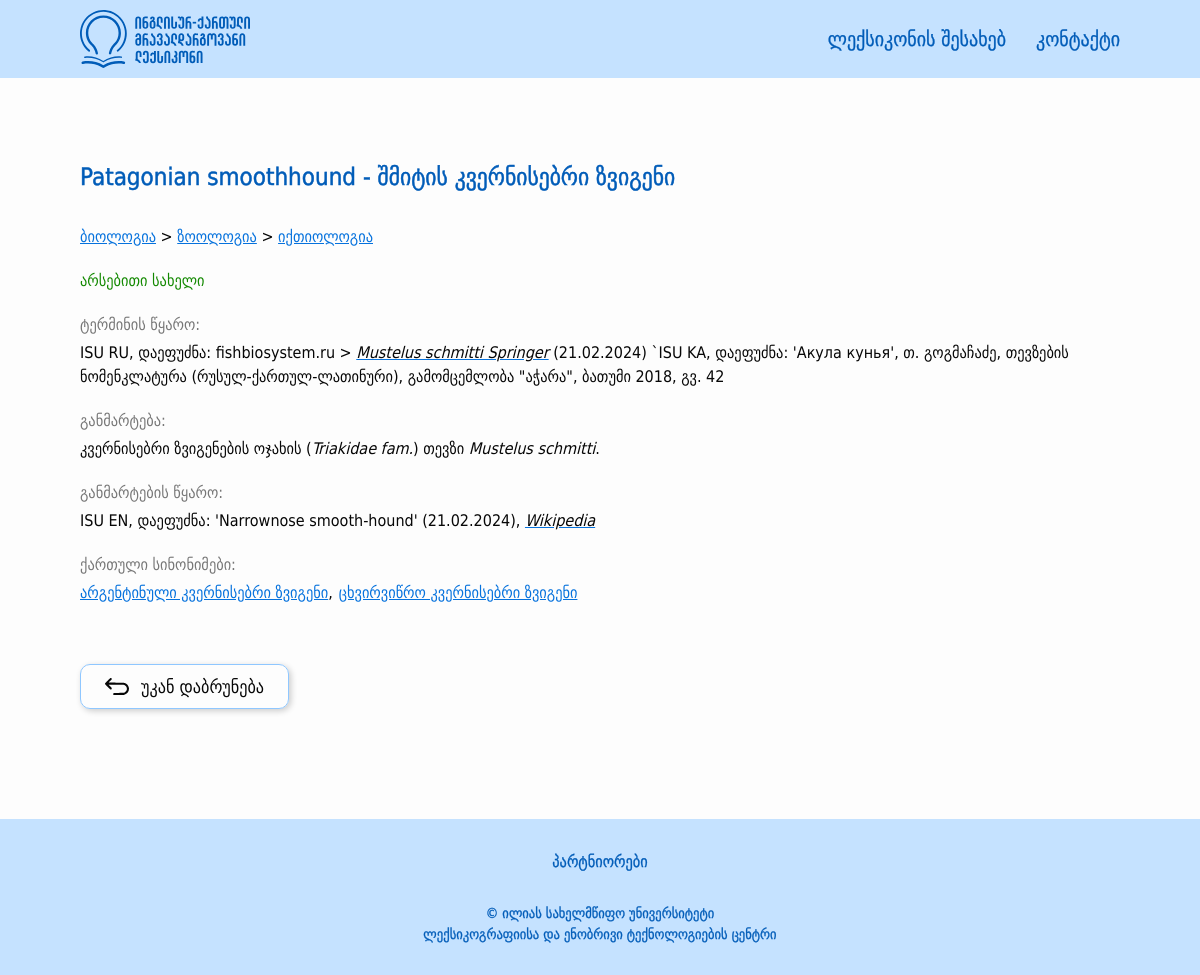
The app's page /term_detail/5 with its own data.
### src/models/terms.py (models this page shows, shortened)
class Term(BaseModel):
    __tablename__ = 'terms'
    id = db.Column(db.Integer, primary_key=True)
    geo_word = db.Column(db.String(100), nullable=False)
    eng_word = db.Column(db.String(100), nullable=False)
    grammar_form = db.Column(db.String(50), nullable=True)
    term_source = db.Column(db.Text, nullable=False)
    definition = db.Column(db.Text, nullable=False)
    definition_source = db.Column(db.Text, nullable=False)
    term_type = db.Column(db.String(50), nullable=True)
    context = db.Column(db.Text, nullable=True)
    context_source = db.Column(db.Text, nullable=True)
    comment = db.Column(db.Text, nullable=True)
    stylistic_label = db.Column(db.String(50), nullable=True)
    is_active = db.Column(db.Boolean, default=True)
    category = db.relationship("Category", secondary="terms_categories", backref="terms")
    english_connections = db.relationship("EnglishSynonym", back_populates="term")
    def get_synonyms(self, is_english=False):
        connections = ConnectedTerm.query.filter(ConnectedTerm.is_synonym == True, (ConnectedTerm.term1_id == self.id) | (ConnectedTerm.term2_id == self.id), ConnectedTerm.is_english == is_english).all()
        synonym_ids = [connection.term1_id if connection.term1_id != self.id else connection.term2_id for connection in connections]
        synonyms = Term.query.filter(Term.id.in_(synonym_ids)).all()
        return synonyms
    def get_related_terms(self):
        connections = ConnectedTerm.query.filter(ConnectedTerm.is_synonym == False, (ConnectedTerm.term1_id == self.id) | (ConnectedTerm.term2_id == self.id)).all()
        connected_term_ids = [connection.term1_id if connection.term1_id != self.id else connection.term2_id for connection in connections]
        related_terms = Term.query.filter(Term.id.in_(connected_term_ids)).all()
        return related_terms
    def get_category_tree(self):
        category_trees = []
        for category in self.category:
            categories = category.get_parents()
            categories.append(category)
            category_trees.append(categories)
        branched_tree = {}
        for category_tree in category_trees:
            current_dict = branched_tree
            for category in category_tree:
                if category not in current_dict:
                    current_dict[category] = {}
                current_dict = current_dict[category]
        return branched_tree

class Category(BaseModel):
    __tablename__ = "categories"
    id = db.Column(db.Integer, primary_key=True)
    name = db.Column(db.String(50), nullable=False)
    parent_id = db.Column(db.Integer, db.ForeignKey("categories.id"), nullable=True)
    is_active = db.Column(db.Boolean, default=True)
    children = db.relationship('Category', backref=db.backref('parent', remote_side=[id]), order_by="Category.name.asc()")
    def get_parents(self):
        parents = []
        if self.parent:
            parents.extend(self.parent.get_parents())
            parents.append(self.parent)
        return parents

### src/views/main/routes.py (the view)
@main_blueprint.route("/term_detail/<int:term_id>")
def term_detail(term_id):
    items = About.query.all()
    term = Term.query.filter(Term.id == term_id, Term.is_active == True, Term.category.any(Category.is_active == True)).first_or_404()
    return render_template("main/term_detail.html", term=term, items=items)

### src/templates/main/term_detail.html (shortened to what this page needs)
{% extends 'layouts/base.html' %}
{% from "macros.html" import render_subcategories %}
{% block content %}
    <div class="main-outer edge-padding">
        <main class="main-content width-limiter">
            <article class="term-word-container">
                <h1 class="term-word-detail">{{ term.eng_word }} - {{ term.geo_word }}</h1>
                {% set categories = term.get_category_tree() %}
                {% for category in categories.keys() %}
                    <div class="field">
                        <a href="{{ url_for('main.home', categories=category.id) }}," style="display: inline-block;">
                            {{ category.name }}
                        </a>
                        {% for subcategory in categories.values() if subcategory %}
                            > {{ render_subcategories(subcategory) }}
                        {% endfor %}
                    </div>
                {% endfor %}
                {% if term.grammar_form %}
                    <div class="term-word-type abbr-support">{{ term.grammar_form }}</div>
                {% endif %}
                {% if term.term_source %}
                    <section class="term-source">
                        <h2>ტერმინის წყარო:</h2>
                        <p class="abbr-support"> {{ term.term_source|safe }} </p>
                    </section>
                {% endif %}
                <section class="term-definition">
                    <h2>განმარტება:</h2>
                    <p class="abbr-support"> {{ term.definition|safe }} </p>
                </section>
                {% if term.definition_source %}
                    <section class="term-definition-source">
                        <h2>განმარტების წყარო:</h2>
                        <p class="abbr-support"> {{ term.definition_source|safe }} </p>
                    </section>
                {% endif %}
                {% set synonyms = term.get_synonyms() %}
                {% if synonyms %}
                    <section class="term-synonyms">
                        <h2>ქართული სინონიმები:</h2>
                        <ul>
                            {% for synonym in synonyms %}
                                <li>
                                    <a href="{{ url_for('main.term_detail', term_id=synonym.id) }}">{{ synonym.geo_word }}</a>
                                    {%- if not loop.last -%}
                                        ,
                                    {% endif %}
                                </li>
                            {% endfor %}
                        </ul>
                    </section>
                {% endif %}
                {% set english_synonyms = term.get_synonyms(is_english=True) %}
                {% set related_terms = term.get_related_terms() %}
                <a class="go-back-button-container" href="{{ url_for('main.home') }}">
                    <button type="button" class="go-back-button">
                        <img src="{{ url_for('static', filename='images/' + 'go-back.svg') }}" alt="Go back"/>
                    </button>
                    <span>უკან დაბრუნება</span>
                </a>
            </article>
        </main>
    </div>
{% endblock %}

### src/templates/layouts/base.html (shortened to what this page needs)
<!doctype html>
<html lang="ka">
<head>
    <link href="{{ url_for('static', filename='styles/global.css') }}" rel="stylesheet"/>
    <link href="{{ url_for('static', filename='styles/shared.css') }}" rel="stylesheet"/>
    <link href="{{ url_for('static', filename='styles/other.css') }}" rel="stylesheet"/>
    <link href="{{ url_for('static', filename='styles/main.css') }}" rel="stylesheet"/>
    <link href="{{ url_for('static', filename='styles/word.css') }}" rel="stylesheet"/>
</head>
<body>
{% include 'layouts/navbar.html' %}
{% block content %}
{% endblock %}
{% include 'layouts/footer.html' %}
</body>
</html>

### src/templates/macros.html (shortened to what this page needs)
{% macro is_active(page) %}
    {% if request.endpoint.endswith(page) %}
        active-nav-link
    {% else %}
        nav-link
    {% endif %}
{% endmacro %}
{% macro render_subcategories(subcategories) %}
    {% for subcategory in subcategories.keys() %}
        <a href="{{ url_for('main.home', categories=subcategory.id) }}," style="display: inline-block;">
            {{ subcategory.name }}
        </a>
        {% if subcategories[subcategory].values() %}
            > {{ render_subcategories(subcategories[subcategory]) }}
        {% endif %}
    {% endfor %}
{% endmacro %}

### src/templates/layouts/navbar.html (shortened to what this page needs)
{% from "macros.html" import is_active %}
<header class="header edge-padding">
    <div class="header-content width-limiter">
        <a href="{{ url_for('main.home') }}">
            <img class="logo" src="{{ url_for('static', filename='images/logo.svg') }}" alt="logo"/>
        </a>
        <nav class="desktop-nav">
            <a href="{{ url_for('main.about') }}" class="{{  is_active('about') }}">ლექსიკონის შესახებ</a>
            <a href="{{ url_for('main.contact') }}" class="{{ is_active('contact') }}">კონტაქტი</a>
        </nav>
    </div>
</header>

### src/templates/layouts/footer.html (shortened to what this page needs)
<footer class="footer edge-padding">
    <div class="footer-content width-limiter">
        <div class="partner-group">
            <h6 class="partner-title">პარტნიორები</h6>
        </div>
    </div>
    <span class="copyright">© ილიას სახელმწიფო უნივერსიტეტი&#10;ლექსიკოგრაფიისა და ენობრივი ტექნოლოგიების ცენტრი</span>
</footer>

### src/static/styles/global.css (style rules this page uses)
:root { --color-light-blue: 197, 226, 255; --color-light-blue-2: 143, 199, 255; --color-blue: 6, 114, 221; --color-blue-1: 81, 168, 255; --color-blue-2: 0, 92, 184; --color-white: 253, 253, 253; --color-black: 7, 7, 7; --color-gray: 119, 119, 119; --color-gray-2: 237, 237, 237; --color-green: 19, 137, 0; --color-red: 229, 0, 0; }
*, *::before, *::after { box-sizing: border-box; }
* { margin: 0; }
body { line-height: 1.5; -webkit-font-smoothing: antialiased; }
img, picture, video, canvas, svg { display: block; max-width: 100%; }
input, button, textarea, select { font: inherit; }
p, h1, h2, h3, h4, h5, h6 { overflow-wrap: break-word; }
* { color: rgb(var(--color-black)); font-family: 'DejaVu Sans Condensed', sans-serif; }
body { display: flex; min-height: 100vh; flex-direction: column; background-color: rgb(var(--color-white)); }
ul { list-style: none; padding: 0; margin: 0; }
button { all: unset; cursor: pointer; box-sizing: border-box; }

### src/static/styles/shared.css (style rules this page uses)
.edge-padding { padding: 10px 20px; }
.header { background: rgb(var(--color-light-blue)); padding-top: 14px; padding-bottom: 14px; }
.header .logo { height: 42px; }
.header-content { display: flex; justify-content: space-between; align-items: center; width: full; }
.desktop-nav { display: none; }
.width-limiter { max-width: 1300px; margin: 0 auto; }
.main-outer { padding-top: 60px; padding-bottom: 100px; flex: 1; }
.footer { display: flex; flex-direction: column; align-items: center; gap: 20px; background: rgb(var(--color-light-blue)); padding: 30px; }
.footer-content { display: flex; }
.footer .copyright { -webkit-text-stroke: 0.3px rgb(var(--color-blue-2)); font-size: 14px; color: rgb(var(--color-blue-2)); white-space: pre-wrap; text-align: center; }
.footer .partner-group { display: flex; align-items: center; flex-direction: column; justify-content: center; gap: 10px; }
.footer .partner-title { -webkit-text-stroke: 0.3px rgb(var(--color-blue-2)); font-size: 16px; font-weight: 400; color: rgb(var(--color-blue-2)); }
@media screen and (min-width: 768px) { .desktop-nav { display: flex; gap: 30px; } }
@media screen and (min-width: 768px) { .desktop-nav a { transition: all 150ms; text-decoration: none; font-size: 20px; -webkit-text-stroke: 0.3px rgb(var(--color-blue-2)); color: rgb(var(--color-blue-2)); transition: all 150ms; } }
@media screen and (min-width: 768px) { .header { padding-top: 16px; padding-bottom: 16px; } }
@media screen and (min-width: 768px) { .header .logo { height: 58px; } }
@media screen and (min-width: 768px) { .edge-padding { padding: 10px 80px; } }
@media screen and (min-width: 768px) { .main-outer { padding: 80px; padding-bottom: 110px; } }
@media screen and (min-width: 768px) { .footer { padding-top: 30px; padding-bottom: 30px; } }
@media screen and (min-width: 768px) { .footer .partner-group { align-items: center; } }

### src/static/styles/other.css (style rules this page uses)
.main-outer { display: flex; }
main { display: flex; flex: 1; }

### src/static/styles/main.css (style rules this page uses)
.main-content { display: flex; gap: 24px; justify-content: center; }
.term-card .field, a { font-size: 14px; color: rgb(var(--color-blue)); }
@media screen and (min-width: 768px) { .main-content { gap: 30px; } }
@media screen and (min-width: 768px) { .term-card .field, a { font-size: 16px; } }

### records on screen
Term: eng_word "Patagonian smoothhound", geo_word "შმიტის კვერნისებრი ზვიგენი", grammar_form "არსებითი სახელი", term_source "ISU RU, დაეფუძნა: fishbiosystem.ru > Mustelus schmitti Springer (21.02.2024) `ISU KA, დაეფუძნა: 'Акула кунья', თ. გოგმაჩაძე, თევზების ნომენკლატურა (რუსულ-ქართულ-ლათინური), გამომცემლობა \"აჭარა\", ბათუმი 2018, გვ. 42", definition "კვერნისებრი ზვიგენების ოჯახის ( Triakidae fam. ) თევზი Mustelus schmitti .", definition_source "ISU EN, დაეფუძნა: 'Narrownose smooth-hound' (21.02.2024), Wikipedia"
Category: name "ბიოლოგია"
Category: name "ზოოლოგია"
Category: name "იქთიოლოგია"
Term: geo_word "არგენტინული კვერნისებრი ზვიგენი"
Term: geo_word "ცხვირვიწრო კვერნისებრი ზვიგენი"
